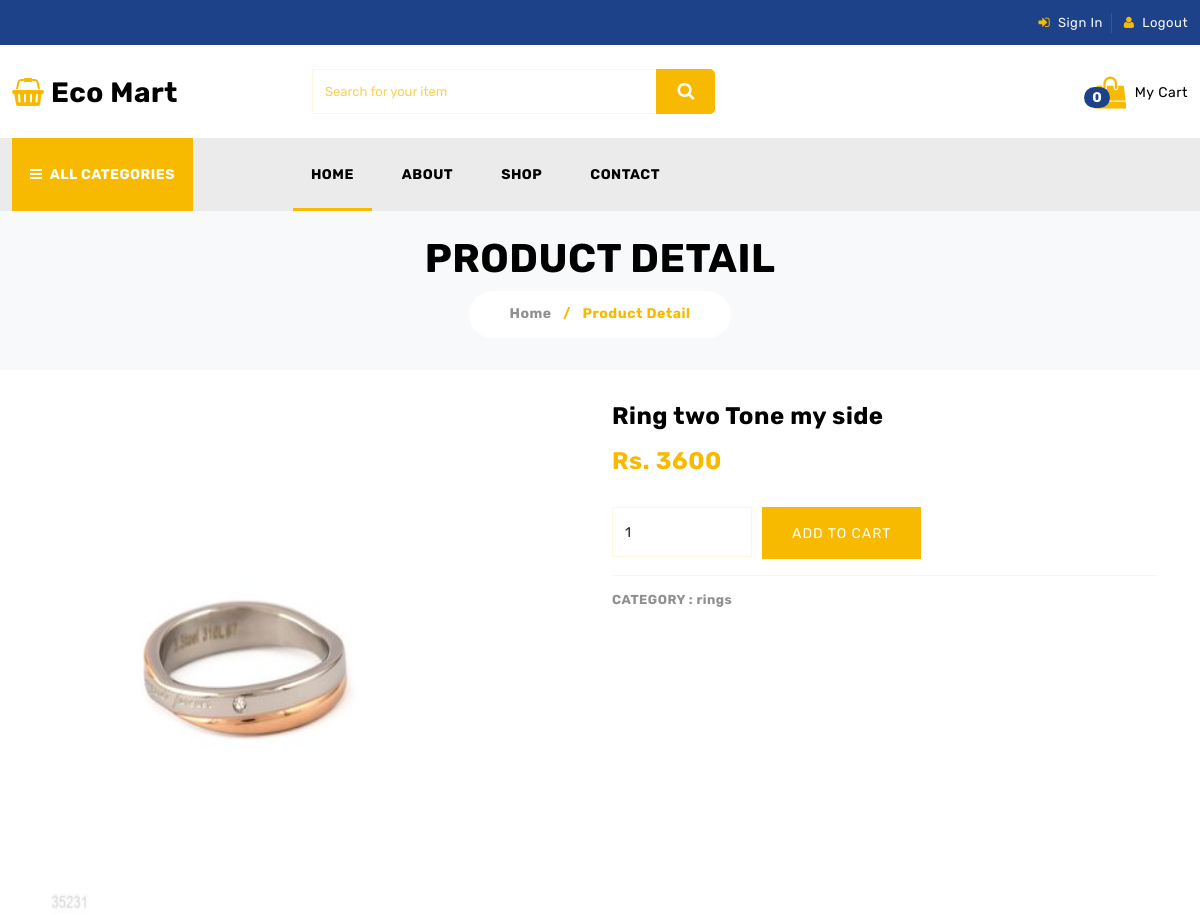
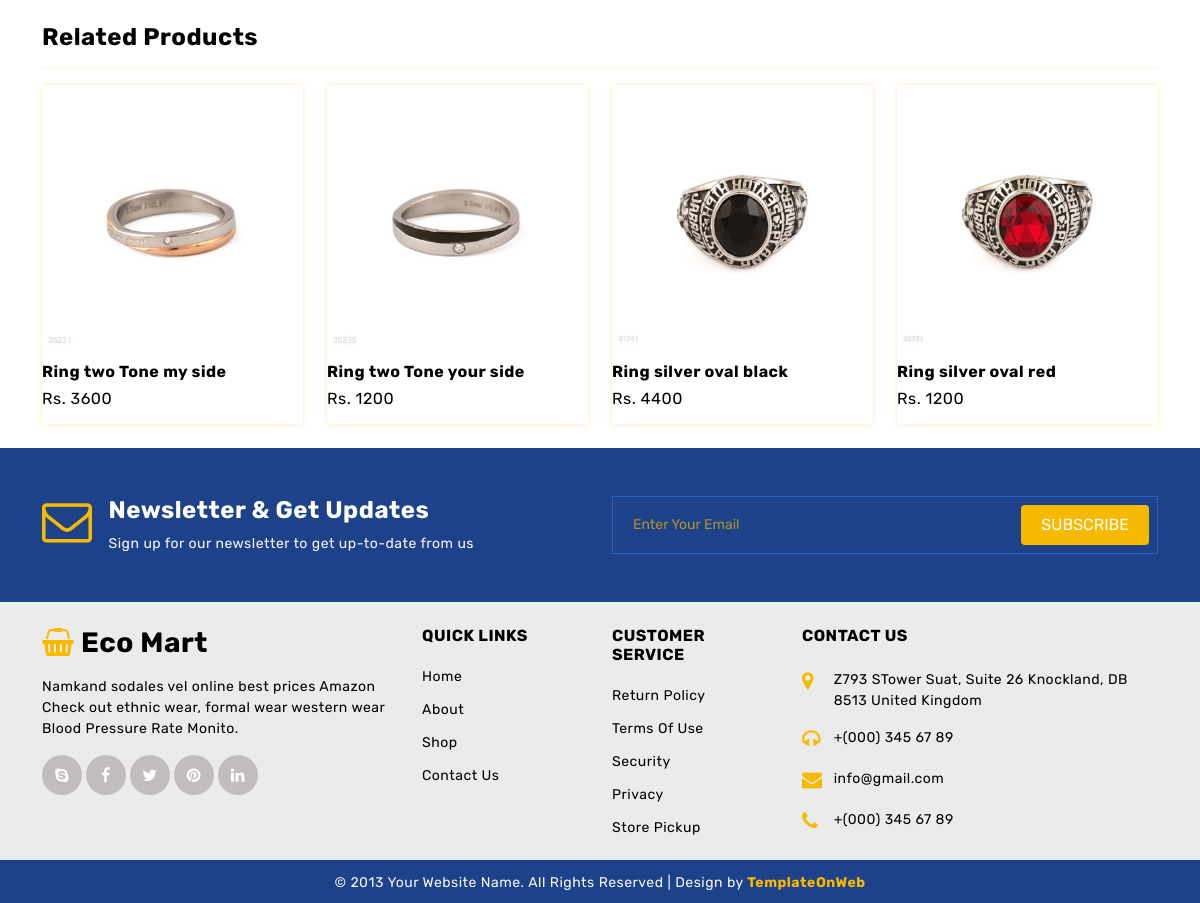
Page /front-end/detail.php?product/=Ring two Tone my side on the committed database (2 pictures, top to bottom).
### tables this page shows
CREATE TABLE `products` (
  `product_id` int(50) NOT NULL,
  `product_name` varchar(255) NOT NULL,
  `product_price` int(100) NOT NULL,
  `product_image` varchar(255) NOT NULL,
  `product_category` int(100) NOT NULL
);

CREATE TABLE `product_categories` (
  `category_id` int(50) NOT NULL,
  `category_name` varchar(255) NOT NULL
);

### front-end/detail.php (the view, shortened to what this page needs)
<!DOCTYPE html>
<html lang="en">
<head>
	<link href="css/bootstrap.min.css" rel="stylesheet">
	<link href="css/font-awesome.min.css" rel="stylesheet">
	<link href="css/global.css" rel="stylesheet">
	<link href="css/detail.css" rel="stylesheet">
</head>
<body>
	<?php include('./includes/topnav.php') ?>
	<?php include('./includes/middle_nav.php') ?>
	<?php include('./includes/primary_nav.php') ?>
	<section id="center" class="center_o pt-4 pb-4 bg-light">
		<div class="container-xl">
			<div class="row center_o1 text-center">
				<div class="col-md-12">
					<h1>PRODUCT DETAIL</h1>
					<h6 class="d-inline-block bg-white font_14 col_yell"><a class="col_light" href="#">Home</a> <span class="me-2 ms-2">/</span> Product Detail</h6>
				</div>
			</div>
		</div>
	</section>
	<section id="detail" class="pt-4 pb-4">
		<div class="container-xl">
			<div class="row detail_1">
				<div class="col-md-6">
					<div class="detail_1l">
						<?php
						if (isset($_GET['product/'])) {
							$viewname = $_GET['product/'];
							$select = "select * from products where product_name = '$viewname'";
							$product = mysqli_query($connection, $select);
							if (mysqli_num_rows($product) > 0) {
								while ($row = mysqli_fetch_assoc($product)) {
						?>
									<img src="../front-end/uploadimg/<?php echo $row['product_image'] ?>" class="d-block w-75" alt="<?php echo $row['product_name'] ?>">
						<?php
								}
							}
						}
						?>
					</div>
				</div>
				<?php
				if (isset($_GET['product/'])) {
					$viewname = $_GET['product/'];
					$select = "select * from products where product_name = '$viewname'";
					$product = mysqli_query($connection, $select);
					if (mysqli_num_rows($product) > 0) {
						while ($row = mysqli_fetch_assoc($product)) {
				?>
							<div class="col-md-6">
								<form class="detail_1r" method="post">
									<h4 class="mt-2"><?php echo $row['product_name'] ?></h4>
									<h4 class="mt-3"><span class="col_yell me-3">Rs. <?php echo $row['product_price'] ?></span></h4>
									<input type="number" name="quantity" min="1" value="1" class="form-control mt-4" style="width: 140px; height:50px; margin-right:10px; float:left;">
									<button type="submit" name="cart-btn" class="text-uppercase mt-4 border-0 button">Add to Cart</button>
									<hr>
									<h6 class="font_13 col_light">CATEGORY : <a class="col_light" href="#"></a>
										<?php
										$category_id = $row['product_category'];
										$select_cateogry = "select category_name from product_categories where category_id = $category_id";
										$res = mysqli_query($connection, $select_cateogry);
										if (mysqli_num_rows($res) > 0) {
											$name = mysqli_fetch_assoc($res);
											echo $name['category_name'];
										}
										?>
									</h6>
								</form>
							</div>
				<?php
						}
					}
				}
				?>
			</div>
			<div class="detail_4 row mt-4">
				<div class="col-md-12">
					<h4>Related Products</h4>
					<hr>
				</div>
			</div>
			<div class="prod_pg1r2 row">
				<?php
				if (isset($_GET['product/'])) {
					$viewname = $_GET['product/'];
					$category = "select * from products where product_name = '$viewname'";
					$result = mysqli_query($connection, $category);
					if (mysqli_num_rows($result) > 0) {
						while ($data = mysqli_fetch_array($result)) {
							$related_product = $data['product_category'];
							$select_product = "select * from products where product_category = $related_product limit 4";
							$res = mysqli_query($connection, $select_product);
							if (mysqli_num_rows($res) > 0) {
								while ($row = mysqli_fetch_array($res)) {
				?>
									<div class="col-md-3">
										<div class="prod_2im position-relative clearfix">
											<div class="prod_2i1 clearfix">
												<div class="grid clearfix">
													<figure class="effect-jazz mb-0">
														<a href="detail.php?product/=<?php echo $data['product_name'] ?>"><img src="../front-end/uploadimg/<?php echo $row['product_image'] ?>" class="w-100" alt="abc"></a>
													</figure>
												</div>
											</div>
											<div class="prod_2i2 pb-2 clearfix">
												<h6 class="mt-3"><a href="detail.php?product/=<?php echo $row['product_name'] ?>"><?php echo $row['product_name'] ?></a></h6>
												<h6 class="fw-normal mt-2">Rs. <?php echo $row['product_price'] ?></h6>
											</div>
										</div>
									</div>
				<?php
								}
							}
						}
					}
				}
				?>
			</div>
		</div>
	</section>
	<?php include('./includes/footer.php') ?>
</body>
</html>

### front-end/css/global.css (style rules this page uses)
body { font-family: 'Rubik', sans-serif; color:#000; font-size:14px; letter-spacing:0.5px; }
h1,h2,h3,h4,h5,h6 { font-weight:bold; }
a { text-decoration:none; color:#000; }
.button { background: #f7ba01; color:#fff; padding:16px 30px 15px 30px; display: inline-block; transition: 0.3s; letter-spacing:1px; font-size:14px; text-transform:uppercase; }
.grid figure { position: relative; float: left; overflow: hidden; width: 100%; text-align: center; cursor: pointer; }
figure.effect-jazz figcaption::after, figure.effect-jazz img { -webkit-transition: opacity 0.35s, -webkit-transform 0.35s; transition: opacity 0.35s, transform 0.35s; }
.col_yell { color: #f7ba01; }
.col_light { color: #909090; }
hr { opacity:1; background-color:#f7ba0121; }
.font_13 { font-size:13px; }
.font_14 { font-size:14px; }
.form-control { border-color:#f7ba0121; border-radius:0; font-size:14px; }
.center_o1 h6 { border-radius:50px; padding:15px 40px; }
.prod_2im { box-shadow: 0 0 5px #f7ba014a; }

### front-end/css/detail.css (style rules this page uses)
@media (min-width:992px) and (max-width:1200px) { .detail_1l img { min-height:520px; } }

### rows in the picture
products: product_image (picture), product_name "Ring two Tone my side", product_price "3600", product_category.category_name "rings"
products: product_image (picture), product_name "Ring two Tone your side", product_price "1200"
products: product_image (picture), product_name "Ring silver oval black", product_price "4400"
products: product_image (picture), product_name "Ring silver oval red", product_price "1200"

### other values in the picture
$cart_count "0"
